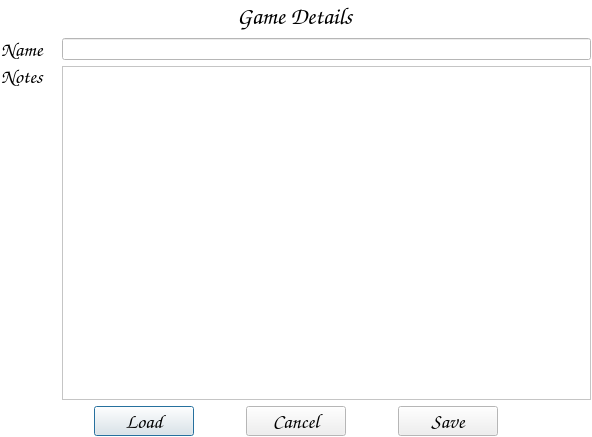
<?xml version="1.0" encoding="UTF-8"?>
<ui version="4.0">
 <class>GameDetails</class>
 <widget class="QDialog" name="GameDetails">
  <property name="windowModality">
   <enum>Qt::ApplicationModal</enum>
  </property>
  <property name="geometry">
   <rect>
    <x>0</x>
    <y>0</y>
    <width>592</width>
    <height>437</height>
   </rect>
  </property>
  <property name="palette">
   <palette>
    <active>
     <colorrole role="Base">
      <brush brushstyle="SolidPattern">
       <color alpha="255">
        <red>255</red>
        <green>255</green>
        <blue>255</blue>
       </color>
      </brush>
     </colorrole>
     <colorrole role="Window">
      <brush brushstyle="SolidPattern">
       <color alpha="255">
        <red>255</red>
        <green>255</green>
        <blue>255</blue>
       </color>
      </brush>
     </colorrole>
    </active>
    <inactive>
     <colorrole role="Base">
      <brush brushstyle="SolidPattern">
       <color alpha="255">
        <red>255</red>
        <green>255</green>
        <blue>255</blue>
       </color>
      </brush>
     </colorrole>
     <colorrole role="Window">
      <brush brushstyle="SolidPattern">
       <color alpha="255">
        <red>255</red>
        <green>255</green>
        <blue>255</blue>
       </color>
      </brush>
     </colorrole>
    </inactive>
    <disabled>
     <colorrole role="Base">
      <brush brushstyle="SolidPattern">
       <color alpha="255">
        <red>255</red>
        <green>255</green>
        <blue>255</blue>
       </color>
      </brush>
     </colorrole>
     <colorrole role="Window">
      <brush brushstyle="SolidPattern">
       <color alpha="255">
        <red>255</red>
        <green>255</green>
        <blue>255</blue>
       </color>
      </brush>
     </colorrole>
    </disabled>
   </palette>
  </property>
  <property name="windowTitle">
   <string/>
  </property>
  <layout class="QGridLayout" name="gridLayout">
   <property name="leftMargin">
    <number>1</number>
   </property>
   <property name="topMargin">
    <number>1</number>
   </property>
   <property name="rightMargin">
    <number>1</number>
   </property>
   <property name="bottomMargin">
    <number>1</number>
   </property>
   <item row="0" column="0">
    <layout class="QVBoxLayout" name="verticalLayout_2">
     <item>
      <layout class="QHBoxLayout" name="horizontalLayout_3">
       <item>
        <spacer name="horizontalSpacer">
         <property name="orientation">
          <enum>Qt::Horizontal</enum>
         </property>
         <property name="sizeHint" stdset="0">
          <size>
           <width>40</width>
           <height>20</height>
          </size>
         </property>
        </spacer>
       </item>
       <item>
        <widget class="QLabel" name="label_3">
         <property name="sizePolicy">
          <sizepolicy hsizetype="Preferred" vsizetype="Fixed">
           <horstretch>0</horstretch>
           <verstretch>0</verstretch>
          </sizepolicy>
         </property>
         <property name="minimumSize">
          <size>
           <width>0</width>
           <height>20</height>
          </size>
         </property>
         <property name="font">
          <font>
           <family>Comic Sans MS</family>
           <pointsize>18</pointsize>
           <weight>75</weight>
           <bold>true</bold>
           <kerning>true</kerning>
          </font>
         </property>
         <property name="text">
          <string>Game Details</string>
         </property>
        </widget>
       </item>
       <item>
        <spacer name="horizontalSpacer_2">
         <property name="orientation">
          <enum>Qt::Horizontal</enum>
         </property>
         <property name="sizeHint" stdset="0">
          <size>
           <width>40</width>
           <height>20</height>
          </size>
         </property>
        </spacer>
       </item>
      </layout>
     </item>
     <item>
      <layout class="QHBoxLayout" name="horizontalLayout">
       <property name="spacing">
        <number>0</number>
       </property>
       <item>
        <widget class="QLabel" name="label">
         <property name="sizePolicy">
          <sizepolicy hsizetype="Fixed" vsizetype="Fixed">
           <horstretch>0</horstretch>
           <verstretch>0</verstretch>
          </sizepolicy>
         </property>
         <property name="minimumSize">
          <size>
           <width>61</width>
           <height>20</height>
          </size>
         </property>
         <property name="maximumSize">
          <size>
           <width>61</width>
           <height>20</height>
          </size>
         </property>
         <property name="font">
          <font>
           <family>Comic Sans MS</family>
           <pointsize>15</pointsize>
           <weight>75</weight>
           <bold>true</bold>
           <kerning>true</kerning>
          </font>
         </property>
         <property name="text">
          <string>Name</string>
         </property>
        </widget>
       </item>
       <item>
        <widget class="QLineEdit" name="lineEdit"/>
       </item>
      </layout>
     </item>
     <item>
      <layout class="QHBoxLayout" name="horizontalLayout_2">
       <property name="spacing">
        <number>0</number>
       </property>
       <item>
        <layout class="QVBoxLayout" name="verticalLayout">
         <property name="spacing">
          <number>0</number>
         </property>
         <item>
          <widget class="QLabel" name="label_2">
           <property name="sizePolicy">
            <sizepolicy hsizetype="Fixed" vsizetype="Fixed">
             <horstretch>0</horstretch>
             <verstretch>0</verstretch>
            </sizepolicy>
           </property>
           <property name="minimumSize">
            <size>
             <width>61</width>
             <height>20</height>
            </size>
           </property>
           <property name="maximumSize">
            <size>
             <width>61</width>
             <height>20</height>
            </size>
           </property>
           <property name="font">
            <font>
             <family>Comic Sans MS</family>
             <pointsize>15</pointsize>
             <weight>75</weight>
             <bold>true</bold>
             <kerning>true</kerning>
            </font>
           </property>
           <property name="frameShape">
            <enum>QFrame::NoFrame</enum>
           </property>
           <property name="text">
            <string>Notes</string>
           </property>
          </widget>
         </item>
         <item>
          <spacer name="verticalSpacer">
           <property name="orientation">
            <enum>Qt::Vertical</enum>
           </property>
           <property name="sizeHint" stdset="0">
            <size>
             <width>20</width>
             <height>40</height>
            </size>
           </property>
          </spacer>
         </item>
        </layout>
       </item>
       <item>
        <widget class="QTextEdit" name="textEdit"/>
       </item>
      </layout>
     </item>
     <item>
      <layout class="QHBoxLayout" name="horizontalLayout_4">
       <item>
        <spacer name="horizontalSpacer_4">
         <property name="orientation">
          <enum>Qt::Horizontal</enum>
         </property>
         <property name="sizeHint" stdset="0">
          <size>
           <width>40</width>
           <height>20</height>
          </size>
         </property>
        </spacer>
       </item>
       <item>
        <spacer name="horizontalSpacer_5">
         <property name="orientation">
          <enum>Qt::Horizontal</enum>
         </property>
         <property name="sizeHint" stdset="0">
          <size>
           <width>40</width>
           <height>20</height>
          </size>
         </property>
        </spacer>
       </item>
       <item>
        <widget class="QPushButton" name="pushButton_3">
         <property name="minimumSize">
          <size>
           <width>100</width>
           <height>30</height>
          </size>
         </property>
         <property name="maximumSize">
          <size>
           <width>100</width>
           <height>30</height>
          </size>
         </property>
         <property name="font">
          <font>
           <family>Comic Sans MS</family>
           <pointsize>15</pointsize>
           <weight>75</weight>
           <bold>true</bold>
          </font>
         </property>
         <property name="text">
          <string>Load</string>
         </property>
        </widget>
       </item>
       <item>
        <spacer name="horizontalSpacer_8">
         <property name="orientation">
          <enum>Qt::Horizontal</enum>
         </property>
         <property name="sizeHint" stdset="0">
          <size>
           <width>40</width>
           <height>20</height>
          </size>
         </property>
        </spacer>
       </item>
       <item>
        <widget class="QPushButton" name="pushButton_2">
         <property name="minimumSize">
          <size>
           <width>100</width>
           <height>30</height>
          </size>
         </property>
         <property name="maximumSize">
          <size>
           <width>100</width>
           <height>30</height>
          </size>
         </property>
         <property name="font">
          <font>
           <family>Comic Sans MS</family>
           <pointsize>15</pointsize>
           <weight>75</weight>
           <bold>true</bold>
          </font>
         </property>
         <property name="text">
          <string>Cancel</string>
         </property>
        </widget>
       </item>
       <item>
        <spacer name="horizontalSpacer_3">
         <property name="orientation">
          <enum>Qt::Horizontal</enum>
         </property>
         <property name="sizeHint" stdset="0">
          <size>
           <width>40</width>
           <height>20</height>
          </size>
         </property>
        </spacer>
       </item>
       <item>
        <widget class="QPushButton" name="pushButton">
         <property name="sizePolicy">
          <sizepolicy hsizetype="Fixed" vsizetype="Fixed">
           <horstretch>0</horstretch>
           <verstretch>0</verstretch>
          </sizepolicy>
         </property>
         <property name="minimumSize">
          <size>
           <width>100</width>
           <height>30</height>
          </size>
         </property>
         <property name="maximumSize">
          <size>
           <width>100</width>
           <height>30</height>
          </size>
         </property>
         <property name="font">
          <font>
           <family>Comic Sans MS</family>
           <pointsize>15</pointsize>
           <weight>75</weight>
           <bold>true</bold>
          </font>
         </property>
         <property name="text">
          <string>Save</string>
         </property>
        </widget>
       </item>
       <item>
        <spacer name="horizontalSpacer_6">
         <property name="orientation">
          <enum>Qt::Horizontal</enum>
         </property>
         <property name="sizeHint" stdset="0">
          <size>
           <width>40</width>
           <height>20</height>
          </size>
         </property>
        </spacer>
       </item>
       <item>
        <spacer name="horizontalSpacer_7">
         <property name="orientation">
          <enum>Qt::Horizontal</enum>
         </property>
         <property name="sizeHint" stdset="0">
          <size>
           <width>40</width>
           <height>20</height>
          </size>
         </property>
        </spacer>
       </item>
      </layout>
     </item>
    </layout>
   </item>
  </layout>
 </widget>
 <resources/>
 <connections/>
</ui>
